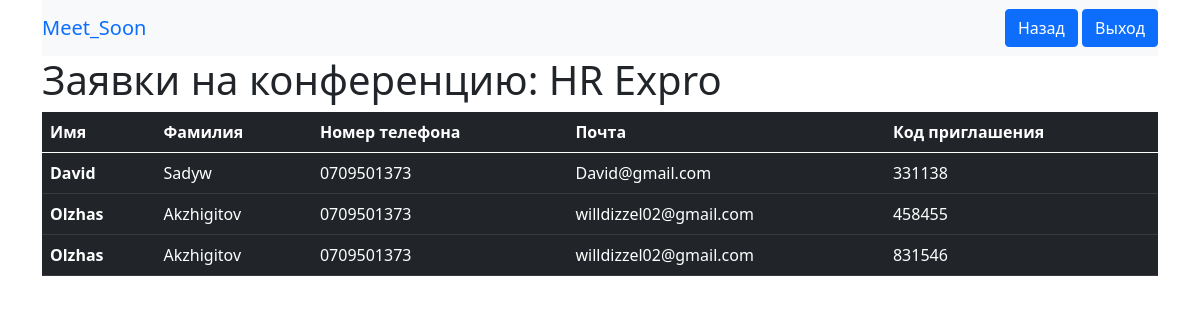
The app's page /requests/7/ with its own data.
### mainApp/models.py (models this page shows)
class Conference(models.Model):
    admin = models.ForeignKey('auth.User', on_delete=models.CASCADE)
    title = models.CharField('Название конференции', max_length=100)
    organizer = models.CharField('Организатор', max_length=100)
    description = models.TextField('Описание конференции')
    place = models.CharField('Место проведения', max_length=120)
    date = models.DateTimeField('Дата начала')

class Member(models.Model):
    conference = models.ForeignKey(Conference, on_delete=models.CASCADE)
    name = models.CharField('Имя', max_length=30)
    last_name = models.CharField('Фамилия', max_length=30)
    phone = models.CharField('Номер телефона', max_length=20)
    email = models.CharField('Почта', max_length=50)
    invitation_code = models.CharField('Код приглашения', max_length=10)

### mainApp/views.py (the view)
# urls.py: path('requests/<int:conference_id>/', views.requests, name='requests'),
def requests(request, conference_id):
    conference_id = conference_id
    context = {
        'conference_id': conference_id,
        'members_list': Member.objects.order_by('conference_id'),
        'conference': Conference.objects.get(id=conference_id),
    }
    return render(request, 'mainApp/requests.html', context)

### mainApp/templates/mainApp/requests.html (shortened to what this page needs)
{% load static %}
<!doctype html>
<html lang="en">
<head>
    <link href="https://cdn.jsdelivr.net/npm/bootstrap@5.0.0-beta3/dist/css/bootstrap.min.css" rel="stylesheet"
>
</head>
<body>
<div class="container">
    <nav class="navbar navbar-primary bg-light justify-content-between">
        <a class="navbar-brand">Meet_Soon</a>
        <div class="form-inline">
            <a href="{% url 'admin' %}" class="btn btn-primary my-3 my-sm-0">Назад</a>
            <a href="{% url 'logout' %}" class="btn btn-primary my-2 my-sm-0">Выход</a>
        </div>
    </nav>
</div>
<div class="container ">
<h1>Заявки на конференцию: {{ conference.title}}</h1>
    <table class="table table-dark">
        <thead>
        <tr>
            <th scope="col">Имя</th>
            <th scope="col">Фамилия</th>
            <th scope="col">Номер телефона</th>
            <th scope="col">Почта</th>
            <th scope="col">Код приглашения</th>
        </tr>
        </thead>
        <tbody>
        {% for member in members_list %}
            {% if member.conference_id == conference_id %}
                <tr>
                    <th scope="row">{{ member.name }}</th>
                    <td>{{ member.last_name }}</td>
                    <td>{{ member.phone }}</td>
                    <td>{{ member.email }}</td>
                    <td>{{ member.invitation_code }}</td>
                </tr>
            {% endif %}
        {% endfor %}
        </tbody>
    </table>
</div>
</body>
</html>

### records on screen
Conference: title "HR Expro"
Member: name "David", last_name "Sadyw", phone "0709501373", email "David@gmail.com", invitation_code "331138"
Member: name "Olzhas", last_name "Akzhigitov", phone "0709501373", email "willdizzel02@gmail.com", invitation_code "458455"
Member: name "Olzhas", last_name "Akzhigitov", phone "0709501373", email "willdizzel02@gmail.com", invitation_code "831546"
